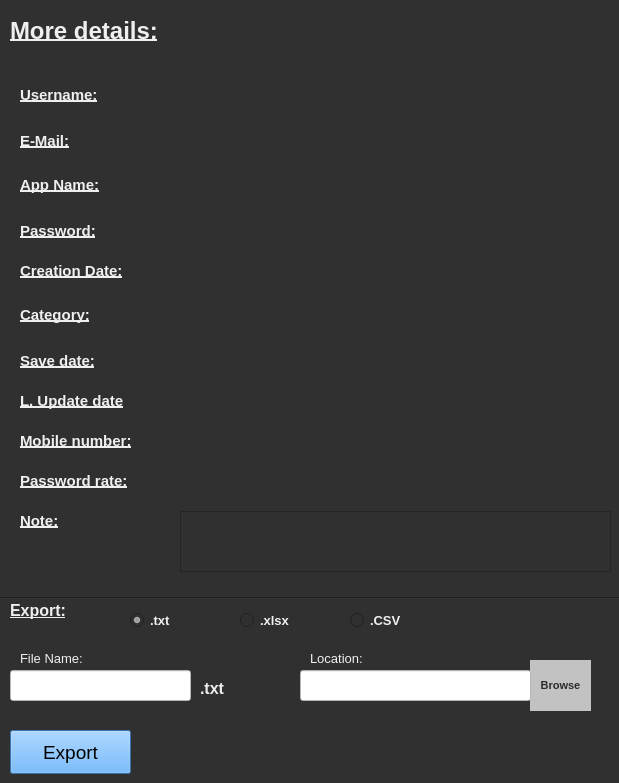
<?xml version="1.0" encoding="UTF-8"?>
<ui version="4.0">
 <class>Dialog</class>
 <widget class="QDialog" name="Dialog">
  <property name="geometry">
   <rect>
    <x>0</x>
    <y>0</y>
    <width>619</width>
    <height>783</height>
   </rect>
  </property>
  <property name="windowTitle">
   <string>Dialog</string>
  </property>
  <property name="styleSheet">
   <string notr="true">background-color: rgb(48, 48, 48);
color: rgb(239, 239, 239);</string>
  </property>
  <widget class="QLabel" name="username_text">
   <property name="geometry">
    <rect>
     <x>20</x>
     <y>84</y>
     <width>141</width>
     <height>21</height>
    </rect>
   </property>
   <property name="font">
    <font>
     <pointsize>11</pointsize>
     <weight>75</weight>
     <bold>true</bold>
     <underline>true</underline>
    </font>
   </property>
   <property name="text">
    <string>Username:</string>
   </property>
  </widget>
  <widget class="QLabel" name="username_label">
   <property name="geometry">
    <rect>
     <x>180</x>
     <y>84</y>
     <width>421</width>
     <height>21</height>
    </rect>
   </property>
   <property name="font">
    <font>
     <pointsize>12</pointsize>
    </font>
   </property>
   <property name="text">
    <string/>
   </property>
  </widget>
  <widget class="QLabel" name="email_text">
   <property name="geometry">
    <rect>
     <x>20</x>
     <y>130</y>
     <width>141</width>
     <height>21</height>
    </rect>
   </property>
   <property name="font">
    <font>
     <pointsize>11</pointsize>
     <weight>75</weight>
     <bold>true</bold>
     <underline>true</underline>
    </font>
   </property>
   <property name="text">
    <string>E-Mail:</string>
   </property>
  </widget>
  <widget class="QLabel" name="email_label">
   <property name="geometry">
    <rect>
     <x>180</x>
     <y>130</y>
     <width>421</width>
     <height>21</height>
    </rect>
   </property>
   <property name="font">
    <font>
     <pointsize>12</pointsize>
    </font>
   </property>
   <property name="text">
    <string/>
   </property>
  </widget>
  <widget class="QLabel" name="appName_text">
   <property name="geometry">
    <rect>
     <x>20</x>
     <y>174</y>
     <width>141</width>
     <height>21</height>
    </rect>
   </property>
   <property name="font">
    <font>
     <pointsize>11</pointsize>
     <weight>75</weight>
     <bold>true</bold>
     <underline>true</underline>
    </font>
   </property>
   <property name="text">
    <string>App Name:</string>
   </property>
  </widget>
  <widget class="QLabel" name="appName_label">
   <property name="geometry">
    <rect>
     <x>180</x>
     <y>174</y>
     <width>421</width>
     <height>21</height>
    </rect>
   </property>
   <property name="font">
    <font>
     <pointsize>12</pointsize>
    </font>
   </property>
   <property name="text">
    <string/>
   </property>
  </widget>
  <widget class="QLabel" name="password_text">
   <property name="geometry">
    <rect>
     <x>20</x>
     <y>220</y>
     <width>141</width>
     <height>21</height>
    </rect>
   </property>
   <property name="font">
    <font>
     <pointsize>11</pointsize>
     <weight>75</weight>
     <bold>true</bold>
     <underline>true</underline>
    </font>
   </property>
   <property name="text">
    <string>Password:</string>
   </property>
  </widget>
  <widget class="QLabel" name="password_label">
   <property name="geometry">
    <rect>
     <x>180</x>
     <y>220</y>
     <width>421</width>
     <height>21</height>
    </rect>
   </property>
   <property name="font">
    <font>
     <pointsize>12</pointsize>
    </font>
   </property>
   <property name="text">
    <string/>
   </property>
  </widget>
  <widget class="QLabel" name="creationDate_text">
   <property name="geometry">
    <rect>
     <x>20</x>
     <y>260</y>
     <width>141</width>
     <height>21</height>
    </rect>
   </property>
   <property name="font">
    <font>
     <pointsize>11</pointsize>
     <weight>75</weight>
     <bold>true</bold>
     <underline>true</underline>
    </font>
   </property>
   <property name="text">
    <string>Creation Date:</string>
   </property>
  </widget>
  <widget class="QLabel" name="creationDate_label">
   <property name="geometry">
    <rect>
     <x>180</x>
     <y>260</y>
     <width>421</width>
     <height>21</height>
    </rect>
   </property>
   <property name="font">
    <font>
     <pointsize>12</pointsize>
    </font>
   </property>
   <property name="text">
    <string/>
   </property>
  </widget>
  <widget class="QLabel" name="category_text">
   <property name="geometry">
    <rect>
     <x>20</x>
     <y>304</y>
     <width>141</width>
     <height>21</height>
    </rect>
   </property>
   <property name="font">
    <font>
     <pointsize>11</pointsize>
     <weight>75</weight>
     <bold>true</bold>
     <underline>true</underline>
    </font>
   </property>
   <property name="text">
    <string>Category:</string>
   </property>
  </widget>
  <widget class="QLabel" name="category_label">
   <property name="geometry">
    <rect>
     <x>180</x>
     <y>304</y>
     <width>421</width>
     <height>21</height>
    </rect>
   </property>
   <property name="font">
    <font>
     <pointsize>12</pointsize>
    </font>
   </property>
   <property name="text">
    <string/>
   </property>
  </widget>
  <widget class="QLabel" name="saveDate_text">
   <property name="geometry">
    <rect>
     <x>20</x>
     <y>350</y>
     <width>141</width>
     <height>21</height>
    </rect>
   </property>
   <property name="font">
    <font>
     <pointsize>11</pointsize>
     <weight>75</weight>
     <bold>true</bold>
     <underline>true</underline>
    </font>
   </property>
   <property name="text">
    <string>Save date:</string>
   </property>
  </widget>
  <widget class="QLabel" name="saveDate_label">
   <property name="geometry">
    <rect>
     <x>180</x>
     <y>350</y>
     <width>421</width>
     <height>21</height>
    </rect>
   </property>
   <property name="font">
    <font>
     <pointsize>12</pointsize>
    </font>
   </property>
   <property name="text">
    <string/>
   </property>
  </widget>
  <widget class="QLabel" name="updateDate_text">
   <property name="geometry">
    <rect>
     <x>20</x>
     <y>390</y>
     <width>141</width>
     <height>21</height>
    </rect>
   </property>
   <property name="font">
    <font>
     <pointsize>11</pointsize>
     <weight>75</weight>
     <bold>true</bold>
     <underline>true</underline>
    </font>
   </property>
   <property name="text">
    <string>L. Update date</string>
   </property>
  </widget>
  <widget class="QLabel" name="updateDate_label">
   <property name="geometry">
    <rect>
     <x>180</x>
     <y>390</y>
     <width>421</width>
     <height>21</height>
    </rect>
   </property>
   <property name="font">
    <font>
     <pointsize>12</pointsize>
    </font>
   </property>
   <property name="text">
    <string/>
   </property>
  </widget>
  <widget class="QLabel" name="mobileNumber_text">
   <property name="geometry">
    <rect>
     <x>20</x>
     <y>430</y>
     <width>141</width>
     <height>21</height>
    </rect>
   </property>
   <property name="font">
    <font>
     <pointsize>11</pointsize>
     <weight>75</weight>
     <bold>true</bold>
     <underline>true</underline>
    </font>
   </property>
   <property name="text">
    <string>Mobile number:</string>
   </property>
  </widget>
  <widget class="QLabel" name="mobileNumber_label">
   <property name="geometry">
    <rect>
     <x>180</x>
     <y>430</y>
     <width>421</width>
     <height>21</height>
    </rect>
   </property>
   <property name="font">
    <font>
     <pointsize>12</pointsize>
    </font>
   </property>
   <property name="text">
    <string/>
   </property>
  </widget>
  <widget class="QLabel" name="title_text">
   <property name="geometry">
    <rect>
     <x>10</x>
     <y>10</y>
     <width>211</width>
     <height>41</height>
    </rect>
   </property>
   <property name="font">
    <font>
     <pointsize>18</pointsize>
     <weight>75</weight>
     <bold>true</bold>
     <underline>true</underline>
    </font>
   </property>
   <property name="text">
    <string>More details:</string>
   </property>
  </widget>
  <widget class="QLabel" name="passwordRate_text">
   <property name="geometry">
    <rect>
     <x>20</x>
     <y>470</y>
     <width>141</width>
     <height>21</height>
    </rect>
   </property>
   <property name="font">
    <font>
     <pointsize>11</pointsize>
     <weight>75</weight>
     <bold>true</bold>
     <underline>true</underline>
    </font>
   </property>
   <property name="text">
    <string>Password rate:</string>
   </property>
  </widget>
  <widget class="QLabel" name="passwordRate_label">
   <property name="geometry">
    <rect>
     <x>180</x>
     <y>470</y>
     <width>421</width>
     <height>21</height>
    </rect>
   </property>
   <property name="font">
    <font>
     <pointsize>12</pointsize>
    </font>
   </property>
   <property name="text">
    <string/>
   </property>
  </widget>
  <widget class="QLabel" name="note_text">
   <property name="geometry">
    <rect>
     <x>20</x>
     <y>510</y>
     <width>141</width>
     <height>21</height>
    </rect>
   </property>
   <property name="font">
    <font>
     <pointsize>11</pointsize>
     <weight>75</weight>
     <bold>true</bold>
     <underline>true</underline>
    </font>
   </property>
   <property name="text">
    <string>Note:</string>
   </property>
  </widget>
  <widget class="QTextBrowser" name="note_textBrowser">
   <property name="geometry">
    <rect>
     <x>180</x>
     <y>511</y>
     <width>431</width>
     <height>61</height>
    </rect>
   </property>
   <property name="font">
    <font>
     <weight>75</weight>
     <bold>true</bold>
    </font>
   </property>
   <property name="html">
    <string>&lt;!DOCTYPE HTML PUBLIC &quot;-//W3C//DTD HTML 4.0//EN&quot; &quot;http://www.w3.org/TR/REC-html40/strict.dtd&quot;&gt;
&lt;html&gt;&lt;head&gt;&lt;meta name=&quot;qrichtext&quot; content=&quot;1&quot; /&gt;&lt;style type=&quot;text/css&quot;&gt;
p, li { white-space: pre-wrap; }
&lt;/style&gt;&lt;/head&gt;&lt;body style=&quot; font-family:'MS Shell Dlg 2'; font-size:7.8pt; font-weight:600; font-style:normal;&quot;&gt;
&lt;p style=&quot;-qt-paragraph-type:empty; margin-top:0px; margin-bottom:0px; margin-left:0px; margin-right:0px; -qt-block-indent:0; text-indent:0px; font-weight:400;&quot;&gt;&lt;br /&gt;&lt;/p&gt;&lt;/body&gt;&lt;/html&gt;</string>
   </property>
  </widget>
  <widget class="Line" name="line">
   <property name="geometry">
    <rect>
     <x>0</x>
     <y>590</y>
     <width>621</width>
     <height>16</height>
    </rect>
   </property>
   <property name="orientation">
    <enum>Qt::Horizontal</enum>
   </property>
  </widget>
  <widget class="QPushButton" name="browse_pushButton">
   <property name="geometry">
    <rect>
     <x>530</x>
     <y>660</y>
     <width>61</width>
     <height>51</height>
    </rect>
   </property>
   <property name="font">
    <font>
     <pointsize>8</pointsize>
     <weight>75</weight>
     <bold>true</bold>
    </font>
   </property>
   <property name="styleSheet">
    <string notr="true">QPushButton{
	border: 0;
	background-color: rgb(194, 194, 194);
	color: rgb(43, 43, 43)
}
QPushButton:hover{
	border: 1px solid black;
	text-decoration: underline;
	background-color: rgb(229, 229, 229);
}</string>
   </property>
   <property name="text">
    <string>Browse</string>
   </property>
  </widget>
  <widget class="QLabel" name="export_text">
   <property name="geometry">
    <rect>
     <x>10</x>
     <y>600</y>
     <width>81</width>
     <height>21</height>
    </rect>
   </property>
   <property name="font">
    <font>
     <pointsize>12</pointsize>
     <weight>75</weight>
     <bold>true</bold>
     <underline>true</underline>
    </font>
   </property>
   <property name="text">
    <string>Export:</string>
   </property>
  </widget>
  <widget class="QRadioButton" name="txt_radioButton">
   <property name="geometry">
    <rect>
     <x>130</x>
     <y>610</y>
     <width>95</width>
     <height>20</height>
    </rect>
   </property>
   <property name="font">
    <font>
     <pointsize>10</pointsize>
     <weight>75</weight>
     <bold>true</bold>
    </font>
   </property>
   <property name="text">
    <string>.txt</string>
   </property>
   <property name="checked">
    <bool>true</bool>
   </property>
  </widget>
  <widget class="QRadioButton" name="excel_radioButton">
   <property name="geometry">
    <rect>
     <x>240</x>
     <y>610</y>
     <width>95</width>
     <height>20</height>
    </rect>
   </property>
   <property name="font">
    <font>
     <pointsize>10</pointsize>
     <weight>75</weight>
     <bold>true</bold>
    </font>
   </property>
   <property name="text">
    <string>.xlsx</string>
   </property>
  </widget>
  <widget class="QLabel" name="fileName_text">
   <property name="geometry">
    <rect>
     <x>20</x>
     <y>650</y>
     <width>91</width>
     <height>16</height>
    </rect>
   </property>
   <property name="font">
    <font>
     <pointsize>10</pointsize>
     <weight>50</weight>
     <bold>false</bold>
     <underline>false</underline>
    </font>
   </property>
   <property name="text">
    <string>File Name:</string>
   </property>
  </widget>
  <widget class="QLineEdit" name="fileName_lineEdit">
   <property name="geometry">
    <rect>
     <x>10</x>
     <y>670</y>
     <width>181</width>
     <height>31</height>
    </rect>
   </property>
   <property name="font">
    <font>
     <pointsize>10</pointsize>
    </font>
   </property>
   <property name="styleSheet">
    <string notr="true">background-color: rgb(255, 255, 255);
color: rgb(0, 0, 0);</string>
   </property>
  </widget>
  <widget class="QLabel" name="extension_label">
   <property name="geometry">
    <rect>
     <x>200</x>
     <y>680</y>
     <width>91</width>
     <height>16</height>
    </rect>
   </property>
   <property name="font">
    <font>
     <pointsize>12</pointsize>
     <weight>75</weight>
     <bold>true</bold>
     <underline>false</underline>
    </font>
   </property>
   <property name="text">
    <string>.txt</string>
   </property>
  </widget>
  <widget class="QLineEdit" name="location_lineEdit">
   <property name="geometry">
    <rect>
     <x>300</x>
     <y>670</y>
     <width>231</width>
     <height>31</height>
    </rect>
   </property>
   <property name="font">
    <font>
     <pointsize>10</pointsize>
    </font>
   </property>
   <property name="styleSheet">
    <string notr="true">background-color: rgb(255, 255, 255);
color: rgb(0, 0, 0);</string>
   </property>
  </widget>
  <widget class="QLabel" name="location_text">
   <property name="geometry">
    <rect>
     <x>310</x>
     <y>650</y>
     <width>91</width>
     <height>16</height>
    </rect>
   </property>
   <property name="font">
    <font>
     <pointsize>10</pointsize>
     <weight>50</weight>
     <bold>false</bold>
     <underline>false</underline>
    </font>
   </property>
   <property name="text">
    <string>Location:</string>
   </property>
  </widget>
  <widget class="QPushButton" name="export_pushButton">
   <property name="geometry">
    <rect>
     <x>10</x>
     <y>730</y>
     <width>121</width>
     <height>44</height>
    </rect>
   </property>
   <property name="minimumSize">
    <size>
     <width>60</width>
     <height>35</height>
    </size>
   </property>
   <property name="font">
    <font>
     <pointsize>14</pointsize>
    </font>
   </property>
   <property name="cursor">
    <cursorShape>PointingHandCursor</cursorShape>
   </property>
   <property name="toolTip">
    <string/>
   </property>
   <property name="statusTip">
    <string/>
   </property>
   <property name="whatsThis">
    <string notr="true"/>
   </property>
   <property name="accessibleName">
    <string/>
   </property>
   <property name="accessibleDescription">
    <string/>
   </property>
   <property name="styleSheet">
    <string notr="true">QPushButton{
	background-color: rgb(80, 161, 241);
	color: rgb(0, 0, 0);
}
QPushButton:hover{
	
	background-color: rgb(84, 173, 255);
}</string>
   </property>
   <property name="text">
    <string>Export</string>
   </property>
   <property name="icon">
    <iconset>
     <normaloff>../icons/export-icon.svg</normaloff>../icons/export-icon.svg</iconset>
   </property>
   <property name="iconSize">
    <size>
     <width>35</width>
     <height>35</height>
    </size>
   </property>
  </widget>
  <widget class="QRadioButton" name="csv_radioButton">
   <property name="geometry">
    <rect>
     <x>350</x>
     <y>610</y>
     <width>95</width>
     <height>20</height>
    </rect>
   </property>
   <property name="font">
    <font>
     <pointsize>10</pointsize>
     <weight>75</weight>
     <bold>true</bold>
    </font>
   </property>
   <property name="text">
    <string>.CSV</string>
   </property>
  </widget>
  <widget class="QLabel" name="export_feedback">
   <property name="geometry">
    <rect>
     <x>140</x>
     <y>750</y>
     <width>471</width>
     <height>24</height>
    </rect>
   </property>
   <property name="font">
    <font>
     <pointsize>12</pointsize>
    </font>
   </property>
   <property name="styleSheet">
    <string notr="true">color: rgb(255, 0, 0);</string>
   </property>
   <property name="text">
    <string/>
   </property>
  </widget>
 </widget>
 <resources/>
 <connections/>
</ui>
